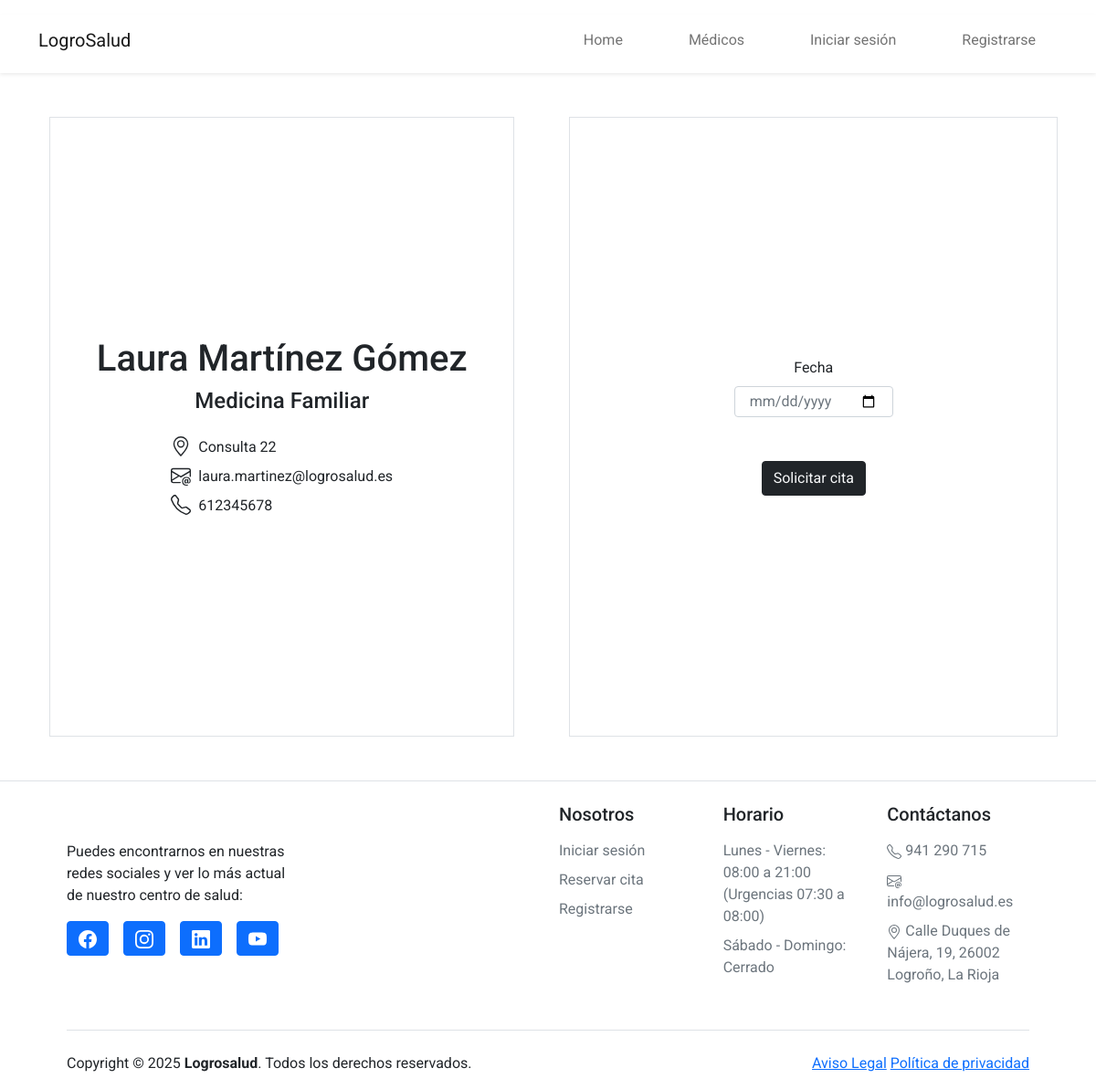
Screenshot of /appointments/requestAppointment/1 with the database file from the repository.
### tables this page shows
CREATE TABLE `medico` (
  `id_usuario` int(11) NOT NULL,
  `dni` varchar(9) NOT NULL,
  `nombre` varchar(150) NOT NULL,
  `usuario` varchar(50) NOT NULL,
  `contrasena` varchar(255) NOT NULL,
  `correo` varchar(255) NOT NULL,
  `telefono` varchar(9) NOT NULL,
  `especialidad` varchar(255) NOT NULL,
  `consulta` varchar(45) NOT NULL
);

### controllers/appointments.php (called while the page is built, shortened)
<?php
    class Appointments extends Controller {
        protected function requestAppointment() {
            $viewmodel = new AppointmentsModel();
            $this->ReturnView($viewmodel->requestAppointment(), true);
        }
    }

### classes/Model.php (called while the page is built, shortened)
<?php
    abstract class Model {
        protected $dbh;
        protected $stmt;
        public function __construct() {
            $this->dbh = new PDO("mysql:host=" . DB_HOST . ";port=" . DB_PORT . ";dbname=" . DB_NAME, DB_USER, DB_PASS, array(PDO::MYSQL_ATTR_INIT_COMMAND   =>   "SET NAMES utf8"));
        }
        public function query($query) {
            $this->stmt = $this->dbh->prepare($query);
        }
        public function bind($param, $value, $type = null) {
            if (is_null($type)) {
                switch (true) {
                    default:
                        $type = PDO::PARAM_STR;
                }
            }
            $this->stmt->bindValue($param, $value, $type);
        }
        public function execute() {
            $this->stmt->execute();
        }
        public function single() {
            $this->execute();
            return $this->stmt->fetch(PDO::FETCH_ASSOC);
        }
    }

### models/appointments.php (called while the page is built, shortened)
<?php
    class AppointmentsModel extends Model {
        public function requestAppointment() {
            $get = filter_input_array(INPUT_GET, FILTER_SANITIZE_STRING);
            $this->query("SELECT id_usuario, nombre, especialidad, consulta, correo, telefono
                                FROM medico WHERE id_usuario = :id_medico");
            $this->bind(':id_medico', $get['id']);
            $medico = $this->single();
            $horario = ["09:00", "09:30", "10:00", "10:30", "11:00", "11:30", "12:00", "12:30",
                "13:00", "13:30", "14:00", "14:30", "15:00"];
            $horas_ocupadas = [];
            return [$medico, $horas_ocupadas, $horario];
        }
    }

### views/appointments/requestAppointment.php (the view, shortened to what this page needs)
<div class="container d-flex flex-column flex-lg-row justify-content-between gap-5 mb-5 mt-5">
    <div class="container doctor d-flex flex-column justify-content-center">
        <div class="container border d-flex flex-column justify-content-center align-items-center py-15">
            <h1><?php echo $viewmodel[0]['nombre'] ?></h1>
            <h4 class="mb-4"><?php echo $viewmodel[0]['especialidad'] ?></h4>
            <div class="info d-flex flex-column gap-2">
                <div class="ubicacion d-flex gap-2">
                    <p class="m-0">Consulta <?php echo $viewmodel[0]['consulta'] ?></p>
                </div>
                <div class="email d-flex gap-2">
                    <p class="m-0"><?php echo $viewmodel[0]['correo'] ?></p>
                </div>
                <div class="telefono d-flex gap-2">
                    <p class="m-0"><?php echo $viewmodel[0]['telefono'] ?></p>
                </div>
            </div>
        </div>
    </div>
    <div class="container citas border d-flex flex-column align-items-center justify-content-center py-5 gap-5">
        <div class="container seleccion-fecha px-8 d-flex justify-content-center align-items-center">
            <div class="container d-flex flex-column align-items-center justify-content-center p-0">
                <div class="p-0">
                    <label for="fecha" class="text-start">Fecha</label>
                </div>
                <div class="p-0">
                    <form action="<?php $_SERVER['PHP_SELF'] ?>" method="post">
                        <input type="date" name="fecha" id="fecha"
                               class="border-form-control text-secondary mt-2 py-1 px-3 rounded" value="<?php echo $_POST['fecha'] ?? '' ?>" onchange="this.form.submit();">
                    </form>
                </div>
            </div>
        </div>
        <div class="container boton d-flex justify-content-center col-7">
            <a href="<?php echo isset($_SESSION['is_logged_in']) ? ROOT_URL . 'contactForms/create/' . $viewmodel[0]['id_usuario'] : ROOT_URL . 'users/login' ?>">
                <button type="button" class="btn btn-dark text-light w-100">Solicitar cita</button>
            </a>
        </div>
    </div>
</div>

### assets/css/styles.css (style rules this page uses)
.border-form-control { border: 1px solid #ced4da; }

### rows the page displays
medico: nombre "Laura Martínez Gómez", especialidad "Medicina Familiar", consulta "22", correo "laura.martinez@logrosalud.es", telefono "612345678"
